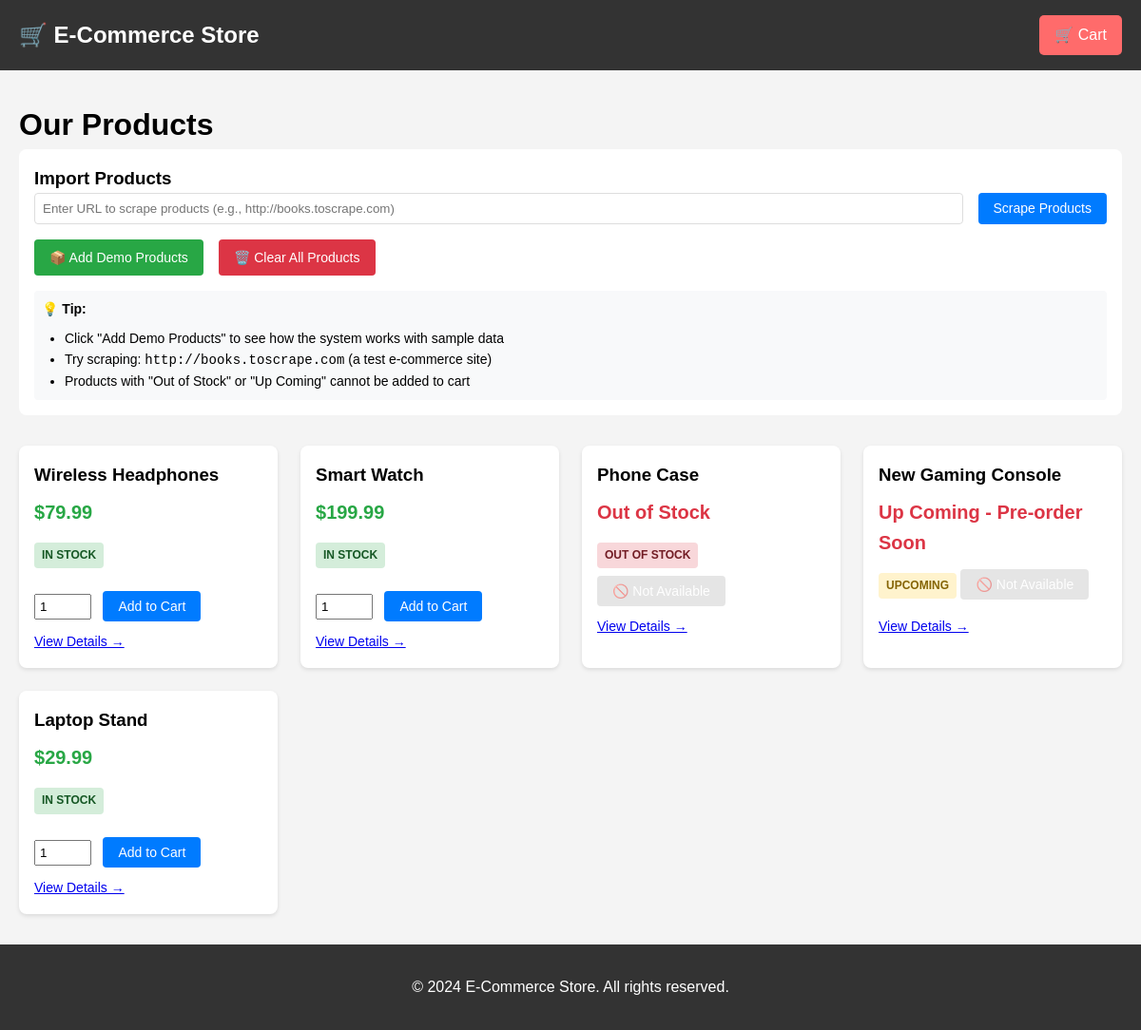
The page / on the database its author committed.
### models.py (models this page shows, shortened)
class Product(db.Model):
    __tablename__ = 'products'
    id = db.Column(db.String(50), primary_key=True)
    name = db.Column(db.String(200), nullable=False)
    price = db.Column(db.Float, nullable=True)
    status = db.Column(db.Enum(ProductStatus), nullable=False, default=ProductStatus.OUT_OF_STOCK)
    original_price_text = db.Column(db.String(100))
    url = db.Column(db.String(500))
    created_at = db.Column(db.DateTime, default=datetime.utcnow)
    updated_at = db.Column(db.DateTime, default=datetime.utcnow, onupdate=datetime.utcnow)
    def is_available_for_purchase(self) -> bool:
        return self.status == ProductStatus.IN_STOCK and self.price is not None

### app.py (the view)
@app.route('/')
def index():
    products = Product.query.all()
    return render_template('index.html', products=products)

### app.py (called while the page is built)
def get_cart_count():
    if 'cart_session_id' in session:
        return CartItem.query.filter_by(session_id=session['cart_session_id']).count()
    return 0

@app.context_processor
def utility_processor():
    return {
        'cart_count': get_cart_count,
        'ProductStatus': ProductStatus
    }

@app.before_request
def before_request():
    if 'cart_session_id' not in session:
        session['cart_session_id'] = str(uuid.uuid4())

### templates/index.html (shortened to what this page needs)
{% extends "base.html" %}
{% block content %}
<h1>Our Products</h1>
<div class="scrape-form">
    <h3>Import Products</h3>
    <form method="POST" action="{{ url_for('scrape_products') }}">
        <input type="url" name="url" placeholder="Enter URL to scrape products (e.g., http://books.toscrape.com)" required>
        <button type="submit" class="btn btn-primary">Scrape Products</button>
    </form>
    <div style="margin-top: 1rem; display: flex; gap: 1rem;">
        <a href="{{ url_for('add_demo_products') }}" class="btn btn-success">📦 Add Demo Products</a>
        <a href="{{ url_for('clear_products') }}" class="btn btn-danger" onclick="return confirm('Are you sure? This will delete all products!')">🗑️ Clear All Products</a>
    </div>
    <div style="margin-top: 1rem; padding: 0.5rem; background: #f8f9fa; border-radius: 4px; font-size: 0.875rem;">
        <strong>💡 Tip:</strong>
        <ul style="margin-top: 0.5rem; margin-left: 1.5rem;">
            <li>Click "Add Demo Products" to see how the system works with sample data</li>
            <li>Try scraping: <code>http://books.toscrape.com</code> (a test e-commerce site)</li>
            <li>Products with "Out of Stock" or "Up Coming" cannot be added to cart</li>
        </ul>
    </div>
</div>
{% if products %}
    <div class="products-grid">
        {% for product in products %}
            <div class="product-card">
                <h3>{{ product.name }}</h3>
                {% if product.price %}
                    <div class="price">${{ "%.2f"|format(product.price) }}</div>
                {% else %}
                    <div class="price unavailable">{{ product.original_price_text or 'Price not available' }}</div>
                {% endif %}
                <div class="status {{ product.status.value }}">
                    {{ product.status.value.replace('_', ' ').upper() }}
                </div>
                {% if product.is_available_for_purchase() %}
                    <form method="POST" action="{{ url_for('add_to_cart', product_id=product.id) }}" class="add-to-cart-form">
                        <input type="number" name="quantity" value="1" min="1" max="99" class="quantity-input">
                        <button type="submit" class="btn btn-primary">Add to Cart</button>
                    </form>
                {% else %}
                    <button class="btn btn-primary" disabled style="opacity:0.5; cursor:not-allowed;">
                        🚫 Not Available
                    </button>
                {% endif %}
                <div style="margin-top: 0.5rem;">
                    <a href="{{ url_for('product_detail', product_id=product.id) }}" style="font-size: 0.875rem;">View Details →</a>
                </div>
            </div>
        {% endfor %}
    </div>
{% endif %}
{% endblock %}

### templates/base.html (shortened to what this page needs)
<!DOCTYPE html>
<html lang="en">
<head>
</head>
<body>
    <header>
        <div class="container">
            <div class="logo">
                <a href="{{ url_for('index') }}">🛒 E-Commerce Store</a>
            </div>
            <a href="{{ url_for('view_cart') }}" class="cart-link">
                🛒 Cart
            </a>
        </div>
    </header>
    <div class="container">
        {% block content %}{% endblock %}
    </div>
    <footer>
        <p>&copy; 2024 E-Commerce Store. All rights reserved.</p>
    </footer>
</body>
</html>

### templates/base.html (style rules this page uses)
* { margin: 0; padding: 0; box-sizing: border-box; }
body { font-family: Arial, sans-serif; line-height: 1.6; background-color: #f4f4f4; }
.container { max-width: 1200px; margin: auto; padding: 0 20px; }
header { background-color: #333; color: #fff; padding: 1rem 0; margin-bottom: 2rem; }
header .container { display: flex; justify-content: space-between; align-items: center; }
.logo { font-size: 1.5rem; font-weight: bold; }
.logo a { color: #fff; text-decoration: none; }
.cart-link { background-color: #ff6b6b; padding: 0.5rem 1rem; border-radius: 5px; color: #fff; text-decoration: none; position: relative; }
.products-grid { display: grid; grid-template-columns: repeat(auto-fill, minmax(250px, 1fr)); gap: 1.5rem; margin-top: 2rem; }
.product-card { background: #fff; border-radius: 8px; padding: 1rem; box-shadow: 0 2px 4px rgba(0,0,0,0.1); }
.product-card h3 { margin-bottom: 0.5rem; }
.price { font-size: 1.25rem; font-weight: bold; color: #28a745; margin: 0.5rem 0; }
.price.unavailable { color: #dc3545; }
.status { display: inline-block; padding: 0.25rem 0.5rem; border-radius: 4px; font-size: 0.75rem; font-weight: bold; margin: 0.5rem 0; }
.status.in_stock { background-color: #d4edda; color: #155724; }
.status.out_of_stock { background-color: #f8d7da; color: #721c24; }
.status.upcoming { background-color: #fff3cd; color: #856404; }
.add-to-cart-form { margin-top: 1rem; }
.quantity-input { width: 60px; padding: 0.25rem; margin-right: 0.5rem; }
.btn { padding: 0.5rem 1rem; border: none; border-radius: 4px; cursor: pointer; font-size: 0.875rem; text-decoration: none; display: inline-block; }
.btn-primary { background-color: #007bff; color: #fff; }
.btn-primary:disabled { background-color: #ccc; cursor: not-allowed; }
.btn-danger { background-color: #dc3545; color: #fff; }
.btn-success { background-color: #28a745; color: #fff; }
.scrape-form { background: #fff; padding: 1rem; border-radius: 8px; margin-bottom: 2rem; }
.scrape-form form { display: flex; gap: 1rem; }
.scrape-form input { flex: 1; padding: 0.5rem; border: 1px solid #ddd; border-radius: 4px; }
footer { text-align: center; padding: 2rem; background: #333; color: #fff; margin-top: 2rem; }

### rows shown on the page
Product: name "Wireless Headphones", price "79.99", status.value.replace "IN STOCK"
Product: name "Smart Watch", price "199.99", status.value.replace "IN STOCK"
Product: name "Phone Case", original_price_text "Out of Stock", status.value.replace "OUT OF STOCK", shows "🚫 Not Available"
Product: name "New Gaming Console", original_price_text "Up Coming - Pre-order Soon", status.value.replace "UPCOMING", shows "🚫 Not Available"
Product: name "Laptop Stand", price "29.99", status.value.replace "IN STOCK"
